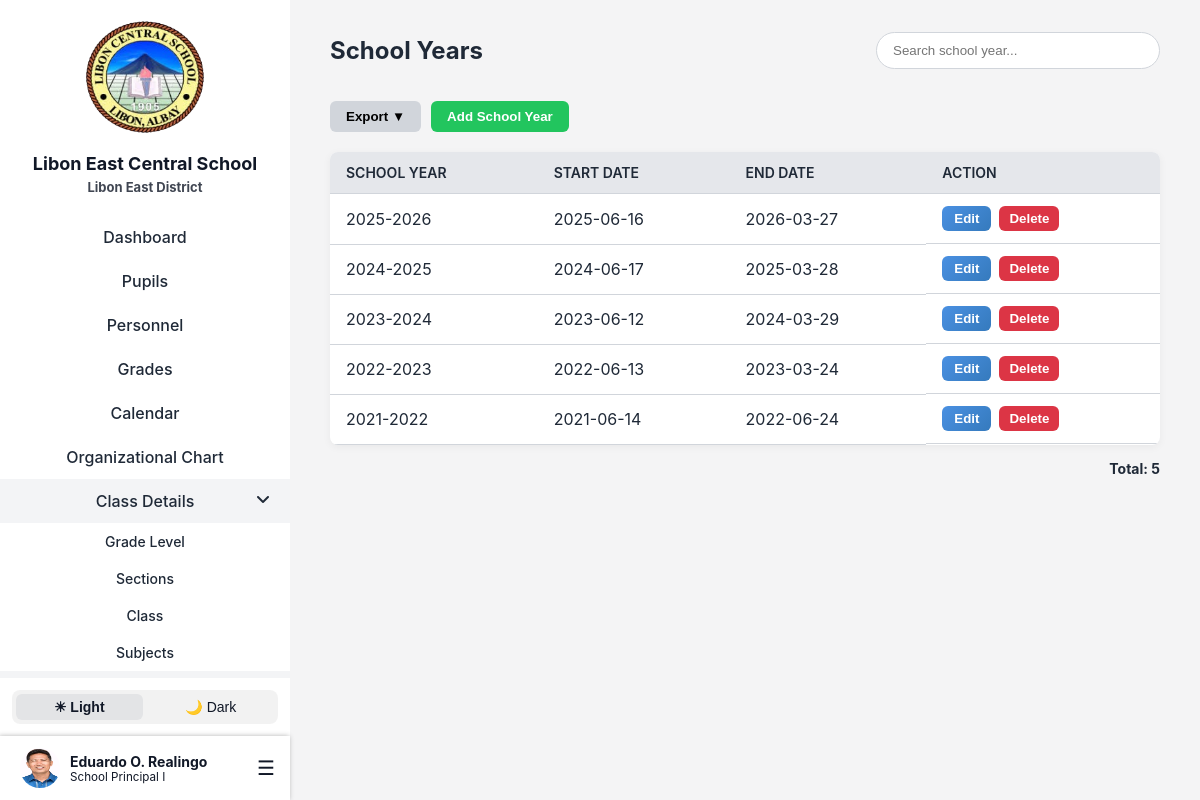
The app's page /Landing/Login/Page/adminSchoolYear.php (signed in) with its own data.
### tables this page shows
CREATE TABLE `teachers` (
  `teacher_id` int(11) NOT NULL,
  `first_name` varchar(100) DEFAULT NULL,
  `middle_name` varchar(100) DEFAULT NULL,
  `last_name` varchar(100) DEFAULT NULL,
  `employee_no` varchar(20) DEFAULT NULL,
  `email` varchar(100) DEFAULT NULL,
  `password` varchar(255) DEFAULT NULL,
  `gender` enum('Male','Female','Other') DEFAULT NULL,
  `birthdate` date DEFAULT NULL,
  `age` int(11) DEFAULT NULL,
  `contact_no` varchar(20) DEFAULT NULL,
  `house_no_street` varchar(255) DEFAULT NULL,
  `barangay` varchar(255) DEFAULT NULL,
  `municipality` varchar(255) DEFAULT NULL,
  `province` varchar(255) DEFAULT NULL,
  `position` varchar(255) NOT NULL,
  `image` varchar(255) NOT NULL DEFAULT 'teacher.png',
  `user_type` char(1) NOT NULL DEFAULT 't' COMMENT 'a - admin\r\nt- teacher\r\nn- non-teaching',
  `user_status` char(1) NOT NULL DEFAULT 'a' COMMENT 'a - active\r\ni - inactive',
  `created_at` datetime DEFAULT current_timestamp(),
  `updated_at` datetime DEFAULT current_timestamp() ON UPDATE current_timestamp(),
  `created_by` int(11) DEFAULT NULL,
  `updated_by` int(11) DEFAULT NULL
);

CREATE TABLE `school_years` (
  `sy_id` int(11) NOT NULL,
  `school_year` varchar(20) DEFAULT NULL,
  `start_date` date DEFAULT NULL,
  `end_date` date DEFAULT NULL,
  `created_at` datetime DEFAULT current_timestamp(),
  `updated_at` datetime DEFAULT current_timestamp() ON UPDATE current_timestamp(),
  `created_by` int(11) DEFAULT NULL,
  `updated_by` int(11) DEFAULT NULL
);

### Landing/Login/Page/adminSchoolYear.php (the view, shortened to what this page needs)
<?php include 'lecs_db.php';
?>
<!DOCTYPE html>
<html lang="en">
<head>
    <link rel="stylesheet" href="css/adminSchoolYear.css">
    <link rel="stylesheet" href="css/sidebar.css">
</head>
<body>
<div class="container">
<?php include 'sidebar.php'; ?>
  <div class="main-content">
    <div class="header">
      <h1>School Years</h1>
      <form method="GET" style="margin:0;">
        <input type="text" name="search" placeholder="Search school year..."
          value="<?php echo isset($_GET['search']) ? htmlspecialchars($_GET['search']) : ''; ?>">
      </form>
    </div>
    <div class="header-buttons">
      <div class="export-dropdown">
        <button type="button" class="export-btn" onclick="toggleDropdown()">Export ▼</button>
      </div>
      <button type="button" class="add-btn" onclick="openAddModal()">Add School Year</button>
    </div>
    <table>
      <thead>
        <tr>
          <th>School Year</th>
          <th>Start Date</th>
          <th>End Date</th>
          <th>Action</th>
        </tr>
      </thead>
      <tbody>
        <?php
        $where = "";
        $sql = "SELECT * FROM school_years $where ORDER BY school_year DESC";
        $result = $conn->query($sql);
        if ($result && $result->num_rows > 0) {
          while ($row = $result->fetch_assoc()) {
            echo "<tr>
                    <td>{$row['school_year']}</td>
                    <td>{$row['start_date']}</td>
                    <td>{$row['end_date']}</td>
                    <td class='action-btns'>
                      <button class='edit-btn' onclick=\"openEditModal({$row['sy_id']}, '{$row['school_year']}', '{$row['start_date']}', '{$row['end_date']}')\">Edit</button>
                      <button class='delete-btn' onclick=\"openDeleteModal({$row['sy_id']}, '{$row['school_year']}')\">Delete</button>
                    </td>
                  </tr>";
          }
        } else {
          echo "<tr><td colspan='5'>No school years found</td></tr>";
        }
        ?>
      </tbody>
    </table>
    <div class="total-count">
      <?php
      $countQuery = "SELECT COUNT(*) as total FROM school_years $where";
      $countResult = $conn->query($countQuery);
      $countRow = $countResult->fetch_assoc();
      echo "Total: " . $countRow['total'];
      ?>
    </div>
  </div>
</div>
</body>
</html>

### Landing/Login/Page/sidebar.php (shortened to what this page needs)
<?php
include 'lecs_db.php';
$current_page = basename($_SERVER['PHP_SELF']);
$classInfoPages = ['adminGradeLevel.php', 'adminSections.php', 'adminSubjects.php', 'adminSchoolYear.php', 'adminSectionName.php', 'adminOrganizationalChart'];
$isClassInfoActive = in_array($current_page, $classInfoPages);
if (!function_exists('arabic_to_roman')) {
    function arabic_to_roman($num) {
        $roman_numerals = [
            1000 => 'M', 900 => 'CM', 500 => 'D', 400 => 'CD',
            100 => 'C', 90 => 'XC', 50 => 'L', 40 => 'XL',
            10 => 'X', 9 => 'IX', 5 => 'V', 4 => 'IV', 1 => 'I'
        ];
        $roman = '';
        foreach ($roman_numerals as $value => $symbol) {
            while ($num >= $value) {
                $roman .= $symbol;
                $num -= $value;
            }
        }
        return $roman;
    }
}
if (!function_exists('format_position')) {
    function format_position($pos) {
        $is_principal = stripos($pos, 'principal') !== false;
        if (preg_match('/(.*) (\d+)$/', $pos, $matches)) {
            $base = $matches[1];
            $num = intval($matches[2]);
            $roman = arabic_to_roman($num);
            $new_pos = $base . ' ' . $roman;
        } else {
            $new_pos = $pos;
        }
        if ($is_principal) {
            $new_pos = 'School ' . $new_pos;
        }
        return $new_pos;
    }
}
$admin_id = isset($_SESSION['teacher_id']) ? intval($_SESSION['teacher_id']) : 0;
$adminData = [
    'first_name' => 'Admin',
    'middle_name' => '',
    'last_name' => 'User',
    'position' => 'Administrator',
    'image' => 'teacher.png'
];
if ($admin_id > 0 && $_SESSION['user_type'] === 'a') {
    $stmt = $conn->prepare("SELECT first_name, middle_name, last_name, position, image FROM teachers WHERE teacher_id = ?");
    $stmt->bind_param("i", $admin_id);
    $stmt->execute();
    $res = $stmt->get_result();
    if ($res && $res->num_rows > 0) {
        $adminData = $res->fetch_assoc();
    }
}
$middle_initial = !empty($adminData['middle_name']) ? substr($adminData['middle_name'], 0, 1) . '.' : '';
$full_name = trim($adminData['first_name'] . ' ' . $middle_initial . ' ' . $adminData['last_name']);
?>
<link rel="stylesheet" href="css/all.min.css">
<link rel="stylesheet" href="css/sidebar.css">
<div class="sidebar">
    <div class="sidebar-top">
        <img class="logo" src="images/lecs-logo no bg.png" alt="School Logo">
        <h2>Libon East Central School</h2>
        <small class="east">Libon East District</small>
        <div class="nav-links">
            <a href="adminDashboard.php" class="<?= ($current_page == 'adminDashboard.php') ? 'active' : '' ?>">Dashboard</a>
            <a href="adminPupils.php" class="<?= ($current_page == 'adminPupils.php' || $current_page == 'add_pupil.php' || $current_page == 'adminPupilsProfile.php') ? 'active' : '' ?>">Pupils</a>
            <a href="adminTeachers.php" class="<?= ($current_page == 'adminTeachers.php' || $current_page == 'add_teacher.php' || $current_page == 'edit_teacher.php') ? 'active' : '' ?>">Personnel</a>
            <a href="adminGrades.php" class="<?= ($current_page == 'adminGrades.php' || $current_page == 'adminViewGrades.php') ? 'active' : '' ?>">Grades</a>
            <a href="adminEventCalendar.php" class="<?= ($current_page == 'adminEventCalendar.php') ? 'active' : '' ?>">Calendar</a>
            <a href="adminOrganizationalChart.php" class="<?= ($current_page == 'adminOrganizationalChart.php') ? 'active' : '' ?>">Organizational Chart</a>
            <a href="#" id="classInfoLink" class="class-info <?= $isClassInfoActive ? 'active' : '' ?>">
                <span>Class Details</span>
                <i id="classInfoIcon" class="fa-solid <?= $isClassInfoActive ? 'fa-angle-down' : 'fa-angle-right' ?>"></i>
            </a>
            <div id="classInfoSubmenu" class="submenu <?= $isClassInfoActive ? 'show' : '' ?>">
                <a href="adminGradeLevel.php" class="<?= ($current_page == 'adminGradeLevel.php') ? 'active' : '' ?>">Grade Level</a>
                <a href="adminSectionName.php" class="<?= ($current_page == 'adminSectionName.php') ? 'active' : '' ?>">Sections</a>
                <a href="adminSections.php" class="<?= ($current_page == 'adminSections.php') ? 'active' : '' ?>">Class</a>
                <a href="adminSubjects.php" class="<?= ($current_page == 'adminSubjects.php') ? 'active' : '' ?>">Subjects</a>
                <a href="adminSchoolYear.php" class="<?= ($current_page == 'adminSchoolYear.php') ? 'active' : '' ?>">School Years</a>
            </div>
        </div>
    </div>
    <div class="sidebar-bottom">
        <div class="toggle-mode">
            <button class="toggle-btn light-mode" onclick="setMode('light')">☀ Light</button>
            <button class="toggle-btn dark-mode" onclick="setMode('dark')">🌙 Dark</button>
        </div>
        <div class="profile-menu">
            <div class="profile">
                <img src="Uploads/teachers/<?= htmlspecialchars($adminData['image']) ?>" alt="Profile Picture">
                <div class="profile-info">
                    <strong><?= htmlspecialchars($full_name) ?></strong>
                    <small><?= htmlspecialchars(format_position($adminData['position'])) ?></small>
                </div>
            </div>
            <div class="burger" role="button" aria-label="Open menu" tabindex="0">&#9776;</div>
        </div>
    </div>
</div>

### Landing/Login/Page/css/adminSchoolYear.css (style rules this page uses)
:root { --primary-color: #2563eb; --primary-hover: #1d4ed8; --success-color: #22c55e; --danger-color: #ef4444; --background-light: #f4f4f5; --background-dark: #1e293b; --sidebar-light: #ffffff; --sidebar-dark: #0f172a; --text-light: #1f2937; --text-dark: #f1f5f9; --accent: #e5e7eb; --border-color: #d1d5db; }
body { margin: 0; font-family: 'Inter', sans-serif; transition: background-color 0.3s, color 0.3s; }
:root.light { background-color: var(--background-light); color: var(--text-light); }
.container { display: flex; min-height: 100vh; }
.main-content { flex: 1; padding: 20px 40px; margin-left: 290px; transition: background-color 0.3s, color 0.3s; }
.header { display: flex; justify-content: space-between; align-items: center; margin-bottom: 20px; }
.header h1 { font-size: 24px; font-weight: 700; }
.header input[type="text"] { padding: 10px 16px; border-radius: 20px; border: 1px solid var(--border-color); outline: none; width: 250px; transition: border 0.3s, box-shadow 0.3s; }
.header-buttons { display: flex; gap: 10px; margin-bottom: 20px; }
.header-buttons button { padding: 8px 16px; border: none; border-radius: 6px; cursor: pointer; font-weight: 600; transition: background 0.3s, transform 0.1s; }
.export-btn { background-color: #d1d5db; }
.add-btn { background-color: var(--success-color); color: white; }
table { width: 100%; border-collapse: collapse; background-color: var(--sidebar-light); border-radius: 8px; overflow: hidden; box-shadow: 0 2px 8px rgba(0,0,0,0.05); }
th, td { padding: 12px 16px; text-align: left; border-bottom: 1px solid var(--border-color); }
th { background-color: var(--accent); font-weight: 600; font-size: 14px; text-transform: uppercase; }
.action-btns { display: flex; gap: 8px; }
.edit-btn { background: linear-gradient(135deg, #4a90e2, #357ABD); color: white; padding: 5px 12px; font-weight: 600; border: none; border-radius: 6px; }
.delete-btn { background-color: #dc3545; color: white; padding: 5px 10px; text-decoration: none; border-radius: 6px; border: none; font-weight: 600; }
.total-count { text-align: right; margin-top: 15px; font-weight: bold; font-size: 14px; }
.export-dropdown { position: relative; display: inline-block; }
.show { display: block; }

### records on screen
teachers: image (picture), full_name "Eduardo O. Realingo", position "School Principal I"
school_years: school_year "2025-2026", start_date "2025-06-16", end_date "2026-03-27"
school_years: school_year "2024-2025", start_date "2024-06-17", end_date "2025-03-28"
school_years: school_year "2023-2024", start_date "2023-06-12", end_date "2024-03-29"
school_years: school_year "2022-2023", start_date "2022-06-13", end_date "2023-03-24"
school_years: school_year "2021-2022", start_date "2021-06-14", end_date "2022-06-24"

### other values on screen
$countRow['total'] "5"
